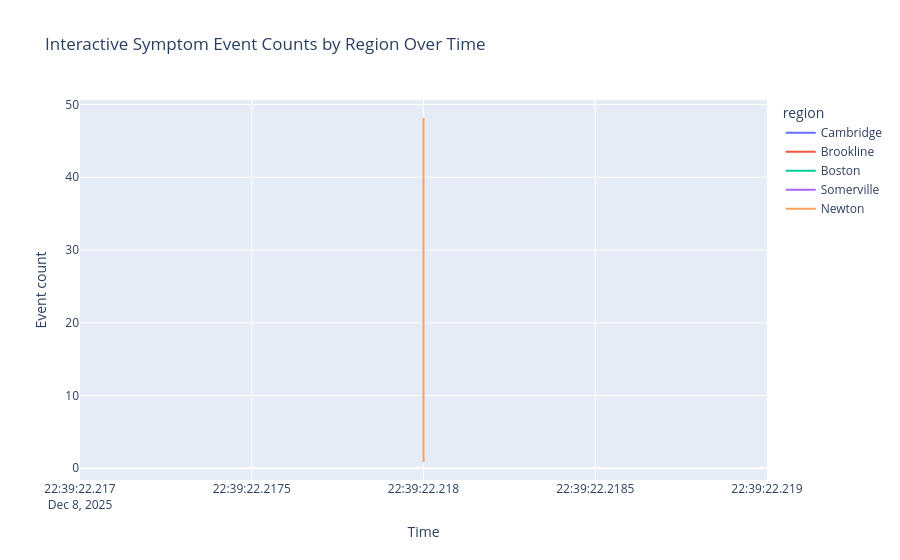

The notebook cell saved with this chart:
### Markdown cell above
Visualization 5 – Interactive Plotly line chart

### Code cell
symptom_df["last_updated"] = pd.to_datetime(symptom_df["last_updated"])
symptom_df_sorted = symptom_df.sort_values("last_updated")

fig = px.line(
    symptom_df_sorted,
    x="last_updated",
    y="event_count",
    color="region",
    hover_data=["symptoms"],
    title="Interactive Symptom Event Counts by Region Over Time",
)

fig.update_layout(xaxis_title="Time", yaxis_title="Event count")
fig.show()

### Figure 1 — Plotly figure (JSON) as saved in the notebook; plotly's stock layout.template omitted (floating-point values rounded to 4 significant figures; data arrays with more than 128 entries replaced by an {"elided": "..."} marker saying what was removed)
{"data": [{"customdata": {"elided": "297x1 str values"}, "hovertemplate": "region=Cambridge<br>last_updated=%{x}<br>event_count=%{y}<br>symptoms=%{customdata[0]}<extra></extra>", "legendgroup": "Cambridge", "line": {"color": "#636efa", "dash": "solid"}, "marker": {"symbol": "circle"}, "mode": "lines", "name": "Cambridge", "showlegend": true, "type": "scattergl", "x": {"elided": "297 str values"}, "xaxis": "x", "y": {"elided": "297 int values"}, "yaxis": "y"}, {"customdata": {"elided": "276x1 str values"}, "hovertemplate": "region=Brookline<br>last_updated=%{x}<br>event_count=%{y}<br>symptoms=%{customdata[0]}<extra></extra>", "legendgroup": "Brookline", "line": {"color": "#EF553B", "dash": "solid"}, "marker": {"symbol": "circle"}, "mode": "lines", "name": "Brookline", "showlegend": true, "type": "scattergl", "x": {"elided": "276 str values"}, "xaxis": "x", "y": {"elided": "276 int values"}, "yaxis": "y"}, {"customdata": {"elided": "321x1 str values"}, "hovertemplate": "region=Boston<br>last_updated=%{x}<br>event_count=%{y}<br>symptoms=%{customdata[0]}<extra></extra>", "legendgroup": "Boston", "line": {"color": "#00cc96", "dash": "solid"}, "marker": {"symbol": "circle"}, "mode": "lines", "name": "Boston", "showlegend": true, "type": "scattergl", "x": {"elided": "321 str values"}, "xaxis": "x", "y": {"elided": "321 int values"}, "yaxis": "y"}, {"customdata": {"elided": "292x1 str values"}, "hovertemplate": "region=Somerville<br>last_updated=%{x}<br>event_count=%{y}<br>symptoms=%{customdata[0]}<extra></extra>", "legendgroup": "Somerville", "line": {"color": "#ab63fa", "dash": "solid"}, "marker": {"symbol": "circle"}, "mode": "lines", "name": "Somerville", "showlegend": true, "type": "scattergl", "x": {"elided": "292 str values"}, "xaxis": "x", "y": {"elided": "292 int values"}, "yaxis": "y"}, {"customdata": {"elided": "313x1 str values"}, "hovertemplate": "region=Newton<br>last_updated=%{x}<br>event_count=%{y}<br>symptoms=%{customdata[0]}<extra></extra>", "legendgroup": "Newton", "line": {"color": "#FFA15A", "dash": "solid"}, "marker": {"symbol": "circle"}, "mode": "lines", "name": "Newton", "showlegend": true, "type": "scattergl", "x": {"elided": "313 str values"}, "xaxis": "x", "y": {"elided": "313 int values"}, "yaxis": "y"}], "layout": {"legend": {"title": {"text": "region"}, "tracegroupgap": 0}, "title": {"text": "Interactive Symptom Event Counts by Region Over Time"}, "xaxis": {"anchor": "y", "domain": [0, 1], "title": {"text": "Time"}}, "yaxis": {"anchor": "x", "domain": [0, 1], "title": {"text": "Event count"}}}}
